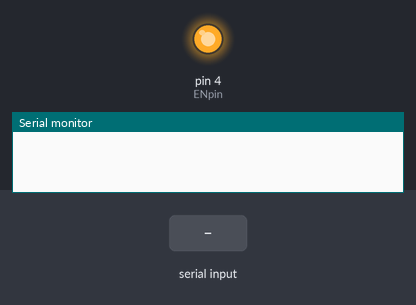
Simulated run of this sketch. Board: Arduino Nano, built with avr-gcc and run on an emulated ATmega328P. Shown: output pins drawn as LEDs (lit = HIGH), the last lines printed to the serial monitor. The test bench sets the inputs (shaded band). The modem accepts every AT command (registered, SIM ready, sends succeed) and sends nothing else; pins used as bus, display or sensor lines are not drawn.

Above: at 0.1 s.
At 17.2 s:
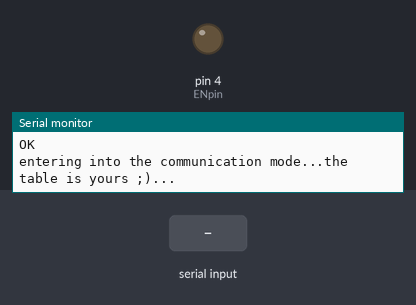
17.3 s: "1\n" received over the second serial link
Timing chart, 0 to 20.3 s (numbered marks = the images above; inputs shaded):
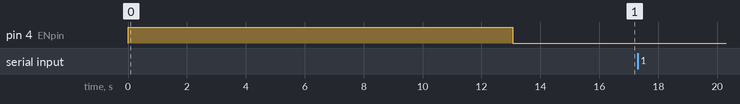

The sketch:

bt05-slave-lasttask.ino
```cpp
// Bluetooth AT slave config and communication code
//
// for Arduino Nano
// use software serial on pins D2. D3 (rx,tx resp.) via level shifter
// use D4 for EN-pin via level shifter
// use D5 for VCC-pin

//temp

#include <SoftwareSerial.h>
#include <OneWire.h>
#include <DallasTemperature.h>
#define wire  A0
int temp;

OneWire oneWire(wire);
DallasTemperature sensors(&oneWire);


#include <SoftwareSerial.h>

SoftwareSerial bt(2,3); // rx,tx

int ENpin=4;
int VCCpin=5;

String slaveName="np-05-XD";
String rec_msg;

void setup() {
//temp
sensors.begin();
sensors.setResolution(12);

// EN pin
  pinMode(ENpin,OUTPUT);
// VCC pin
  pinMode(VCCpin,OUTPUT);
// poweroff module
  digitalWrite(VCCpin,LOW);

  Serial.begin(9600);
// BT AT mode goes at 38400 baud
  bt.begin(38400);
// set EN HIGH
  digitalWrite(ENpin,HIGH);
  delay(1000);
// power the module
  digitalWrite(VCCpin,HIGH);

Serial.println("initialising HC-05 BT module as slave...");

// initiate module as slave

atcommand("AT\r\n");
atcommand("AT\r\n");
atcommand("AT\r\n");
atcommand("AT+ORGL\r\n");
atcommand("AT+RMAAD\r\n");
atcommand("AT+NAME="+slaveName+"\r\n");
atcommand("AT+ADDR?\r\n");
atcommand("AT+UART=9600,0,0\r\n");
atcommand("AT+PSWD?\r\n");
atcommand("AT+ROLE=0\r\n");
atcommand("AT+RESET\r\n");
atcommand("AT+CMODE=1\r\n");

// set EN LOW
  digitalWrite(ENpin,LOW);
  delay(1000);

// poweroff module
  digitalWrite(VCCpin,LOW);
  delay(1000);
// power the module in communication mode
  digitalWrite(VCCpin,HIGH);
  delay(1000);

// switch to BT comunication mode at 9600 baud
  bt.begin(9600);
  Serial.println("entering into the communication mode...the table is yours ;)...");

}

void loop() {
  // put your main code here, to run repeatedly:
if(bt.available())
{
     rec_msg = bt.readStringUntil('\n');
     if (rec_msg == "start\n"){
      Serial.print("starting measurments");
      sensors.requestTemperatures();
      temp = sensors.getTempCByIndex(0);
      Serial.print(temp);
      bt.print(temp);
      Serial.write(bt.read());}


  Serial.write(bt.read());
}
if(Serial.available())
{
  bt.write(Serial.read());
}
}


void atcommand(const String _atcommand)
{
  Serial.print(_atcommand);
  bt.print(_atcommand);
  delay(1000);
  while(bt.available())
    Serial.write(bt.read());
}
```
